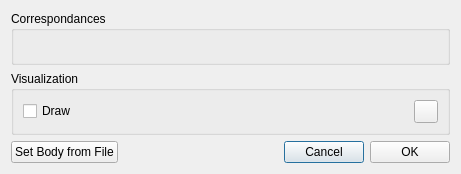
<?xml version="1.0" encoding="UTF-8"?>
<ui version="4.0">
 <class>RigidBodyDialog</class>
 <widget class="QDialog" name="RigidBodyDialog">
  <property name="geometry">
   <rect>
    <x>0</x>
    <y>0</y>
    <width>461</width>
    <height>174</height>
   </rect>
  </property>
  <property name="sizePolicy">
   <sizepolicy hsizetype="Minimum" vsizetype="Minimum">
    <horstretch>0</horstretch>
    <verstretch>0</verstretch>
   </sizepolicy>
  </property>
  <property name="minimumSize">
   <size>
    <width>0</width>
    <height>0</height>
   </size>
  </property>
  <property name="maximumSize">
   <size>
    <width>16777215</width>
    <height>16777215</height>
   </size>
  </property>
  <property name="windowTitle">
   <string>Rigid Body</string>
  </property>
  <property name="windowIcon">
   <iconset resource="../calibrationtool_resources.qrc">
    <normaloff>:/images/resource-files/icons/XMALab-Icon.png</normaloff>:/images/resource-files/icons/XMALab-Icon.png</iconset>
  </property>
  <property name="modal">
   <bool>false</bool>
  </property>
  <layout class="QGridLayout" name="gridLayout_2">
   <item row="0" column="0" colspan="4">
    <widget class="QGroupBox" name="groupBox">
     <property name="title">
      <string>Correspondances</string>
     </property>
     <layout class="QGridLayout" name="gridLayout"/>
    </widget>
   </item>
   <item row="2" column="2">
    <widget class="QPushButton" name="pushButton_Cancel">
     <property name="text">
      <string>Cancel</string>
     </property>
    </widget>
   </item>
   <item row="2" column="3">
    <widget class="QPushButton" name="pushButton_OK">
     <property name="text">
      <string>OK</string>
     </property>
    </widget>
   </item>
   <item row="2" column="1">
    <spacer name="horizontalSpacer">
     <property name="orientation">
      <enum>Qt::Horizontal</enum>
     </property>
     <property name="sizeHint" stdset="0">
      <size>
       <width>40</width>
       <height>20</height>
      </size>
     </property>
    </spacer>
   </item>
   <item row="2" column="0">
    <widget class="QPushButton" name="pushButton_setFromFile">
     <property name="text">
      <string>Set Body from File</string>
     </property>
    </widget>
   </item>
   <item row="1" column="0" colspan="4">
    <widget class="QGroupBox" name="groupBox_2">
     <property name="title">
      <string>Visualization</string>
     </property>
     <layout class="QGridLayout" name="gridLayout_3">
      <item row="0" column="2">
       <widget class="QToolButton" name="toolButton_Color">
        <property name="text">
         <string/>
        </property>
       </widget>
      </item>
      <item row="0" column="1">
       <widget class="QCheckBox" name="checkBox_Draw">
        <property name="text">
         <string>Draw</string>
        </property>
       </widget>
      </item>
     </layout>
    </widget>
   </item>
  </layout>
 </widget>
 <resources>
  <include location="../../../../Undistortion/src/ui/ui-files/resources.qrc"/>
  <include location="../calibrationtool_resources.qrc"/>
 </resources>
 <connections/>
</ui>
